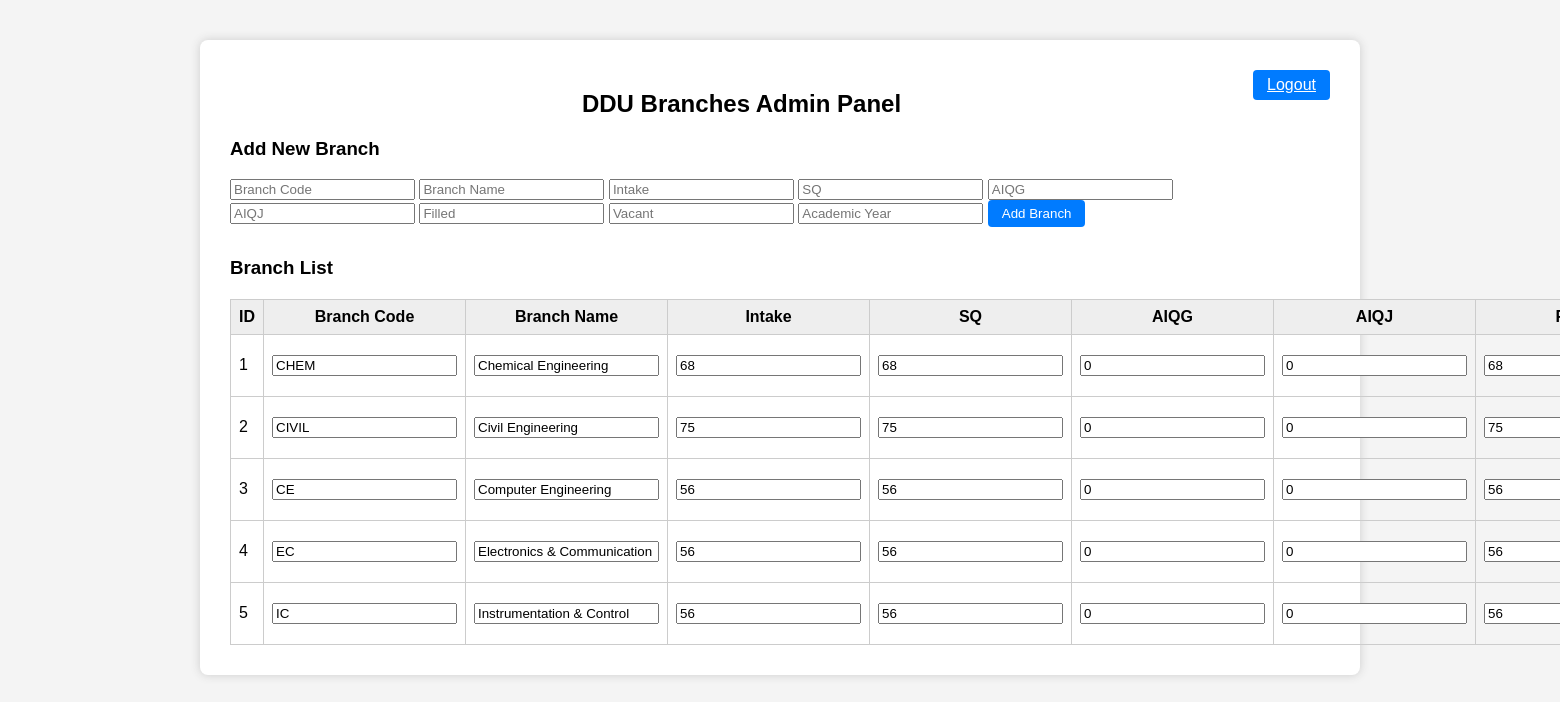
Page /action.php (signed in) on the committed database.
### tables this page shows
CREATE TABLE `branches` (
  `id` int(11) NOT NULL,
  `university_id` int(11) DEFAULT NULL,
  `branch_code` varchar(10) NOT NULL,
  `branch_name` varchar(100) DEFAULT NULL,
  `intake` int(11) DEFAULT NULL,
  `sq` int(11) DEFAULT NULL COMMENT 'Seats to be filled by ACPC',
  `aiqg` int(11) DEFAULT NULL COMMENT 'All India Quota based on GUJCET',
  `aiqj` int(11) DEFAULT NULL COMMENT 'All India Quota based on JEE (Main) Paper-1',
  `filled` int(11) DEFAULT NULL,
  `vacant` int(11) DEFAULT NULL,
  `academic_year` varchar(10) DEFAULT NULL
);

### action.php (the view, shortened to what this page needs)
<?php
$db_host = 'localhost';
$db_name = 'college_info_system';
$db_user = 'root';
$db_pass = '';
try {
    $pdo = new PDO(
        "mysql:host=$db_host;dbname=$db_name;charset=utf8mb4",
        $db_user,
        $db_pass,
        [
            PDO::ATTR_ERRMODE => PDO::ERRMODE_EXCEPTION,
            PDO::ATTR_EMULATE_PREPARES => false
        ]
    );
} catch (PDOException $e) {
    die('Database connection failed.');
}
$stmt = $pdo->query("SELECT * FROM branches WHERE university_id=1 ORDER BY id ASC");
$branches = $stmt->fetchAll(PDO::FETCH_ASSOC);
?>
<!DOCTYPE html>
<html>
<head>
</head>
<body>
    <div class="container">
        <a href="action.php?logout=1" class="btn logout">Logout</a>
        <h2>DDU Branches Admin Panel</h2>
        <h3>Add New Branch</h3>
        <form method="post" style="margin-bottom:30px;">
            <input type="text" name="branch_code" placeholder="Branch Code" required>
            <input type="text" name="branch_name" placeholder="Branch Name" required>
            <input type="number" name="intake" placeholder="Intake" required>
            <input type="number" name="sq" placeholder="SQ" required>
            <input type="number" name="aiqg" placeholder="AIQG" required>
            <input type="number" name="aiqj" placeholder="AIQJ" required>
            <input type="number" name="filled" placeholder="Filled" required>
            <input type="number" name="vacant" placeholder="Vacant" required>
            <input type="text" name="academic_year" placeholder="Academic Year" required>
            <button type="submit" name="create" class="btn">Add Branch</button>
        </form>
        <h3>Branch List</h3>
        <table>
            <tr>
                <th>ID</th>
                <th>Branch Code</th>
                <th>Branch Name</th>
                <th>Intake</th>
                <th>SQ</th>
                <th>AIQG</th>
                <th>AIQJ</th>
                <th>Filled</th>
            </tr>
            <?php foreach ($branches as $row): ?>
            <tr>
                <form method="post">
                    <td><?= $row['id'] ?><input type="hidden" name="id" value="<?= $row['id'] ?>"></td>
                    <td><input type="text" name="branch_code" value="<?= htmlspecialchars($row['branch_code']) ?>"></td>
                    <td><input type="text" name="branch_name" value="<?= htmlspecialchars($row['branch_name']) ?>"></td>
                    <td><input type="number" name="intake" value="<?= $row['intake'] ?>"></td>
                    <td><input type="number" name="sq" value="<?= $row['sq'] ?>"></td>
                    <td><input type="number" name="aiqg" value="<?= $row['aiqg'] ?>"></td>
                    <td><input type="number" name="aiqj" value="<?= $row['aiqj'] ?>"></td>
                    <td><input type="number" name="filled" value="<?= $row['filled'] ?>"></td>
                </form>
            </tr>
            <?php endforeach; ?>
        </table>
    </div>
</body>
</html>

### action.php (style rules this page uses)
body { font-family: Arial, sans-serif; background: #f4f4f4; }
.container { max-width: 1100px; margin: 40px auto; padding: 30px; background: #fff; border-radius: 8px; box-shadow: 0 0 10px #ccc; }
h2 { text-align: center; }
table { border-collapse: collapse; width: 100%; margin-top: 20px; }
th, td { border: 1px solid #ccc; padding: 8px; }
th { background: #eee; }
.btn { padding: 6px 14px; background: #007bff; color: #fff; border: none; border-radius: 4px; cursor: pointer; }
.logout { float: right; }

### rows in the picture
branches: id "1", branch_code "CHEM", branch_name "Chemical Engineering", intake "68", sq "68", aiqg "0", aiqj "0", filled "68"
branches: id "2", branch_code "CIVIL", branch_name "Civil Engineering", intake "75", sq "75", aiqg "0", aiqj "0", filled "75"
branches: id "3", branch_code "CE", branch_name "Computer Engineering", intake "56", sq "56", aiqg "0", aiqj "0", filled "56"
branches: id "4", branch_code "EC", branch_name "Electronics & Communication", intake "56", sq "56", aiqg "0", aiqj "0", filled "56"
branches: id "5", branch_code "IC", branch_name "Instrumentation & Control", intake "56", sq "56", aiqg "0", aiqj "0", filled "56"
